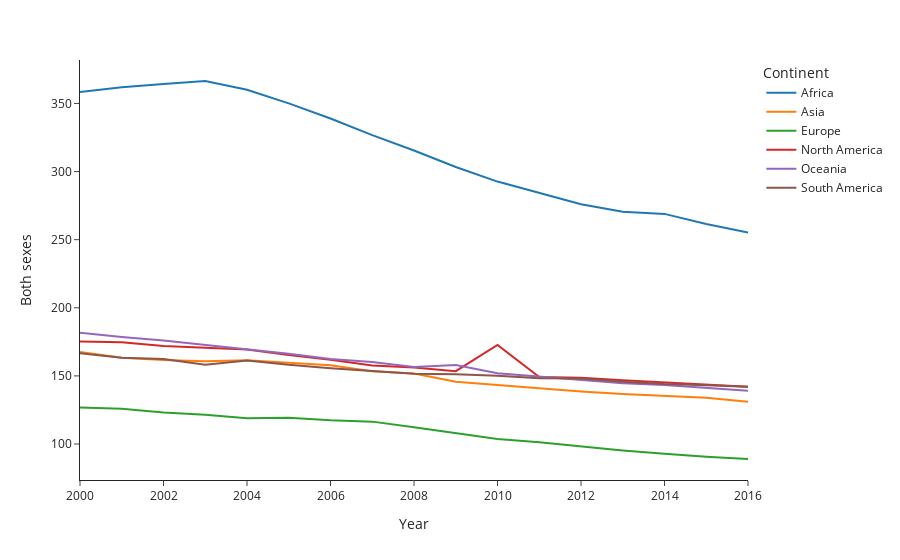

Notebook cell for this chart:
### Code cell
import plotly.express as px

px.line(merge_df.groupby(['Year','Continent'], as_index=False)['Both sexes','avg_years_of_schooling'].mean(), y='Both sexes',x='Year',template='simple_white',
        color='Continent')

### Figure 1 — Plotly figure (JSON) as saved in the notebook; plotly's stock layout.template omitted (floating-point values rounded to 4 significant figures)
{"data": [{"hovertemplate": "Continent=Africa<br>Year=%{x}<br>Both sexes=%{y}<extra></extra>", "legendgroup": "Africa", "line": {"color": "#1F77B4", "dash": "solid"}, "marker": {"symbol": "circle"}, "mode": "lines", "name": "Africa", "orientation": "v", "showlegend": true, "type": "scatter", "x": [2000, 2001, 2002, 2003, 2004, 2005, 2006, 2007, 2008, 2009, 2010, 2011, 2012, 2013, 2014, 2015, 2016], "xaxis": "x", "y": [358.4, 361.9, 364.3, 366.5, 360.1, 350.0, 339.0, 326.7, 315.4, 303.3, 292.6, 284.3, 276, 270.6, 268.9, 261.5, 255.3], "yaxis": "y"}, {"hovertemplate": "Continent=Asia<br>Year=%{x}<br>Both sexes=%{y}<extra></extra>", "legendgroup": "Asia", "line": {"color": "#FF7F0E", "dash": "solid"}, "marker": {"symbol": "circle"}, "mode": "lines", "name": "Asia", "orientation": "v", "showlegend": true, "type": "scatter", "x": [2000, 2001, 2002, 2003, 2004, 2005, 2006, 2007, 2008, 2009, 2010, 2011, 2012, 2013, 2014, 2015, 2016], "xaxis": "x", "y": [167.5, 163.4, 161.7, 160.7, 161.4, 159.4, 157.8, 153.3, 151.7, 145.7, 143.3, 141, 138.5, 136.7, 135.6, 133.9, 131.0], "yaxis": "y"}, {"hovertemplate": "Continent=Europe<br>Year=%{x}<br>Both sexes=%{y}<extra></extra>", "legendgroup": "Europe", "line": {"color": "#2CA02C", "dash": "solid"}, "marker": {"symbol": "circle"}, "mode": "lines", "name": "Europe", "orientation": "v", "showlegend": true, "type": "scatter", "x": [2000, 2001, 2002, 2003, 2004, 2005, 2006, 2007, 2008, 2009, 2010, 2011, 2012, 2013, 2014, 2015, 2016], "xaxis": "x", "y": [126.8, 125.8, 123.2, 121.5, 118.9, 119.2, 117.5, 116.4, 112.3, 107.9, 103.7, 101.3, 98.09, 95.26, 92.91, 90.63, 89], "yaxis": "y"}, {"hovertemplate": "Continent=North America<br>Year=%{x}<br>Both sexes=%{y}<extra></extra>", "legendgroup": "North America", "line": {"color": "#D62728", "dash": "solid"}, "marker": {"symbol": "circle"}, "mode": "lines", "name": "North America", "orientation": "v", "showlegend": true, "type": "scatter", "x": [2000, 2001, 2002, 2003, 2004, 2005, 2006, 2007, 2008, 2009, 2010, 2011, 2012, 2013, 2014, 2015, 2016], "xaxis": "x", "y": [175.3, 174.7, 171.9, 170.9, 169.4, 165.2, 161.9, 157.6, 156.2, 153.4, 172.7, 149.2, 148.7, 146.8, 145.1, 143.4, 142], "yaxis": "y"}, {"hovertemplate": "Continent=Oceania<br>Year=%{x}<br>Both sexes=%{y}<extra></extra>", "legendgroup": "Oceania", "line": {"color": "#9467BD", "dash": "solid"}, "marker": {"symbol": "circle"}, "mode": "lines", "name": "Oceania", "orientation": "v", "showlegend": true, "type": "scatter", "x": [2000, 2001, 2002, 2003, 2004, 2005, 2006, 2007, 2008, 2009, 2010, 2011, 2012, 2013, 2014, 2015, 2016], "xaxis": "x", "y": [181.6, 178.5, 176, 172.9, 169.4, 166.2, 162.4, 160.1, 156.6, 158, 152, 149.6, 147.1, 144.7, 143.3, 141.2, 139.1], "yaxis": "y"}, {"hovertemplate": "Continent=South America<br>Year=%{x}<br>Both sexes=%{y}<extra></extra>", "legendgroup": "South America", "line": {"color": "#8C564B", "dash": "solid"}, "marker": {"symbol": "circle"}, "mode": "lines", "name": "South America", "orientation": "v", "showlegend": true, "type": "scatter", "x": [2000, 2001, 2002, 2003, 2004, 2005, 2006, 2007, 2008, 2009, 2010, 2011, 2012, 2013, 2014, 2015, 2016], "xaxis": "x", "y": [166.6, 163.3, 162.3, 158.1, 161.3, 158.1, 155.7, 153.8, 151.5, 151.3, 150.1, 148.2, 148, 145.7, 144, 143.2, 142], "yaxis": "y"}], "layout": {"legend": {"title": {"text": "Continent"}, "tracegroupgap": 0}, "margin": {"t": 60}, "xaxis": {"anchor": "y", "domain": [0, 1], "title": {"text": "Year"}}, "yaxis": {"anchor": "x", "domain": [0, 1], "title": {"text": "Both sexes"}}}}
